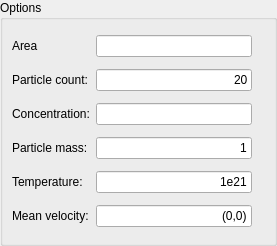
<ui version="4.0" >
 <class>WidgetCreateFluidParticles</class>
 <widget class="QWidget" name="WidgetCreateFluidParticles" >
  <property name="geometry" >
   <rect>
    <x>0</x>
    <y>0</y>
    <width>277</width>
    <height>246</height>
   </rect>
  </property>
  <layout class="QVBoxLayout" >
   <property name="margin" >
    <number>0</number>
   </property>
   <item>
    <widget class="QGroupBox" name="groupBox" >
     <property name="title" >
      <string>Options</string>
     </property>
     <layout class="QGridLayout" >
      <item row="0" column="0" >
       <widget class="QLabel" name="label_5" >
        <property name="text" >
         <string>Area</string>
        </property>
       </widget>
      </item>
      <item row="0" column="1" >
       <widget class="QLineEdit" name="lineEditVolume" >
        <property name="toolTip" >
         <string>The area the gas takes</string>
        </property>
        <property name="alignment" >
         <set>Qt::AlignRight|Qt::AlignTrailing|Qt::AlignVCenter</set>
        </property>
        <property name="readOnly" >
         <bool>true</bool>
        </property>
       </widget>
      </item>
      <item row="0" column="2" >
       <widget class="QLabel" name="labelVolume" >
        <property name="text" >
         <string/>
        </property>
       </widget>
      </item>
      <item row="1" column="0" >
       <widget class="QLabel" name="label" >
        <property name="text" >
         <string>Particle count:</string>
        </property>
       </widget>
      </item>
      <item row="1" column="1" >
       <widget class="QLineEdit" name="lineEditCount" >
        <property name="toolTip" >
         <string>The number of particles of this gas.</string>
        </property>
        <property name="whatsThis" >
         <string>The number of particles of this gas.</string>
        </property>
        <property name="text" >
         <string>20</string>
        </property>
        <property name="alignment" >
         <set>Qt::AlignRight|Qt::AlignTrailing|Qt::AlignVCenter</set>
        </property>
       </widget>
      </item>
      <item row="1" column="2" >
       <widget class="QLabel" name="labelCount" >
        <property name="text" >
         <string/>
        </property>
       </widget>
      </item>
      <item row="2" column="0" >
       <widget class="QLabel" name="label_6" >
        <property name="text" >
         <string>Concentration:</string>
        </property>
       </widget>
      </item>
      <item row="2" column="1" >
       <widget class="QLineEdit" name="lineEditConcentration" >
        <property name="alignment" >
         <set>Qt::AlignRight|Qt::AlignTrailing|Qt::AlignVCenter</set>
        </property>
       </widget>
      </item>
      <item row="2" column="2" >
       <widget class="QLabel" name="labelConcentration" >
        <property name="text" >
         <string/>
        </property>
       </widget>
      </item>
      <item row="3" column="0" >
       <widget class="QLabel" name="label_2" >
        <property name="text" >
         <string>Particle mass:</string>
        </property>
       </widget>
      </item>
      <item row="3" column="1" >
       <widget class="QLineEdit" name="lineEditMass" >
        <property name="toolTip" >
         <string>The mass of one particle</string>
        </property>
        <property name="whatsThis" >
         <string>The mass of one particle</string>
        </property>
        <property name="text" >
         <string>1</string>
        </property>
        <property name="alignment" >
         <set>Qt::AlignRight|Qt::AlignTrailing|Qt::AlignVCenter</set>
        </property>
       </widget>
      </item>
      <item row="3" column="2" >
       <widget class="QLabel" name="labelMass" >
        <property name="text" >
         <string/>
        </property>
       </widget>
      </item>
      <item row="4" column="0" >
       <widget class="QLabel" name="label_3" >
        <property name="text" >
         <string>Temperature:</string>
        </property>
       </widget>
      </item>
      <item row="4" column="1" >
       <widget class="QLineEdit" name="lineEditTemperature" >
        <property name="text" >
         <string>1e21</string>
        </property>
        <property name="alignment" >
         <set>Qt::AlignRight|Qt::AlignTrailing|Qt::AlignVCenter</set>
        </property>
       </widget>
      </item>
      <item row="4" column="2" >
       <widget class="QLabel" name="labelTemperature" >
        <property name="text" >
         <string/>
        </property>
       </widget>
      </item>
      <item row="5" column="0" >
       <widget class="QLabel" name="label_4" >
        <property name="text" >
         <string>Mean velocity:</string>
        </property>
       </widget>
      </item>
      <item row="5" column="1" >
       <widget class="QLineEdit" name="lineEditMeanVelocity" >
        <property name="text" >
         <string>(0,0)</string>
        </property>
        <property name="alignment" >
         <set>Qt::AlignRight|Qt::AlignTrailing|Qt::AlignVCenter</set>
        </property>
       </widget>
      </item>
      <item row="5" column="2" >
       <widget class="QLabel" name="labelMeanVelocity" >
        <property name="text" >
         <string/>
        </property>
       </widget>
      </item>
     </layout>
    </widget>
   </item>
  </layout>
 </widget>
 <tabstops>
  <tabstop>lineEditVolume</tabstop>
  <tabstop>lineEditCount</tabstop>
  <tabstop>lineEditConcentration</tabstop>
  <tabstop>lineEditMass</tabstop>
  <tabstop>lineEditTemperature</tabstop>
  <tabstop>lineEditMeanVelocity</tabstop>
 </tabstops>
 <resources/>
 <connections/>
</ui>
